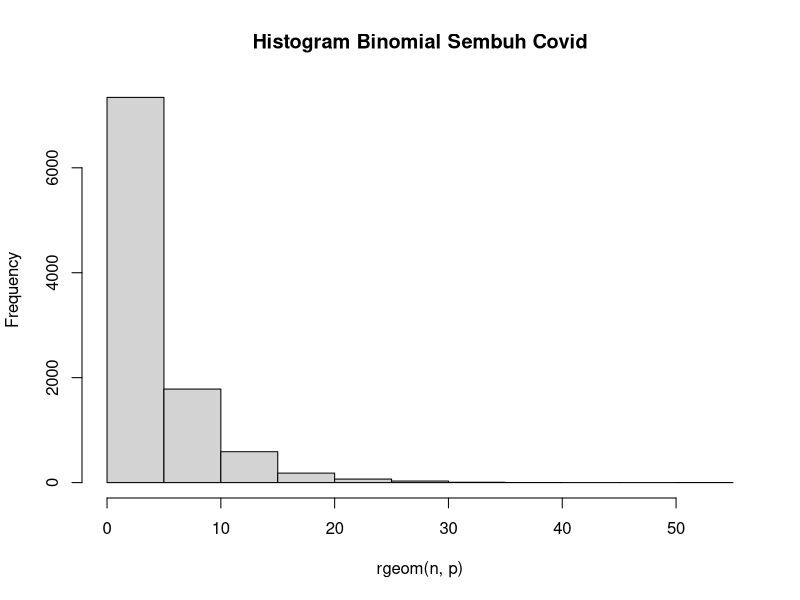

The R script that drew this image:

#Soal 1
# Bagian (a)
x <- 3
p <- 0.20
dgeom(x-1,p) 
# Hasil 0.128

# Bagian (b)
n <- 10000
mean(rgeom(n,p)==3)
# Hasil 0.1001

# Bagian (c)
# >> terlihat bahwa a (0.128) > b (0.1001)

# Bagian (d)
set.seed(0)
hist(rgeom(n,p),main="Histogram Binomial Sembuh Covid")

# Bagian (e)

rataan=(1/p)
rataan

varians=(1-p)/p^2
varians

#https://www.rumusstatistik.com/2015/10/mgf-distribusi-geometrik.html
#https://www.statology.org/dgeom-pgeom-qgeom-rgeom-r/
#https://www.tutorialspoint.com/r/r_histograms.htm#:~:text=A%20histogram%20represents%20the%20frequencies,values%20present%20in%20that%20range.
